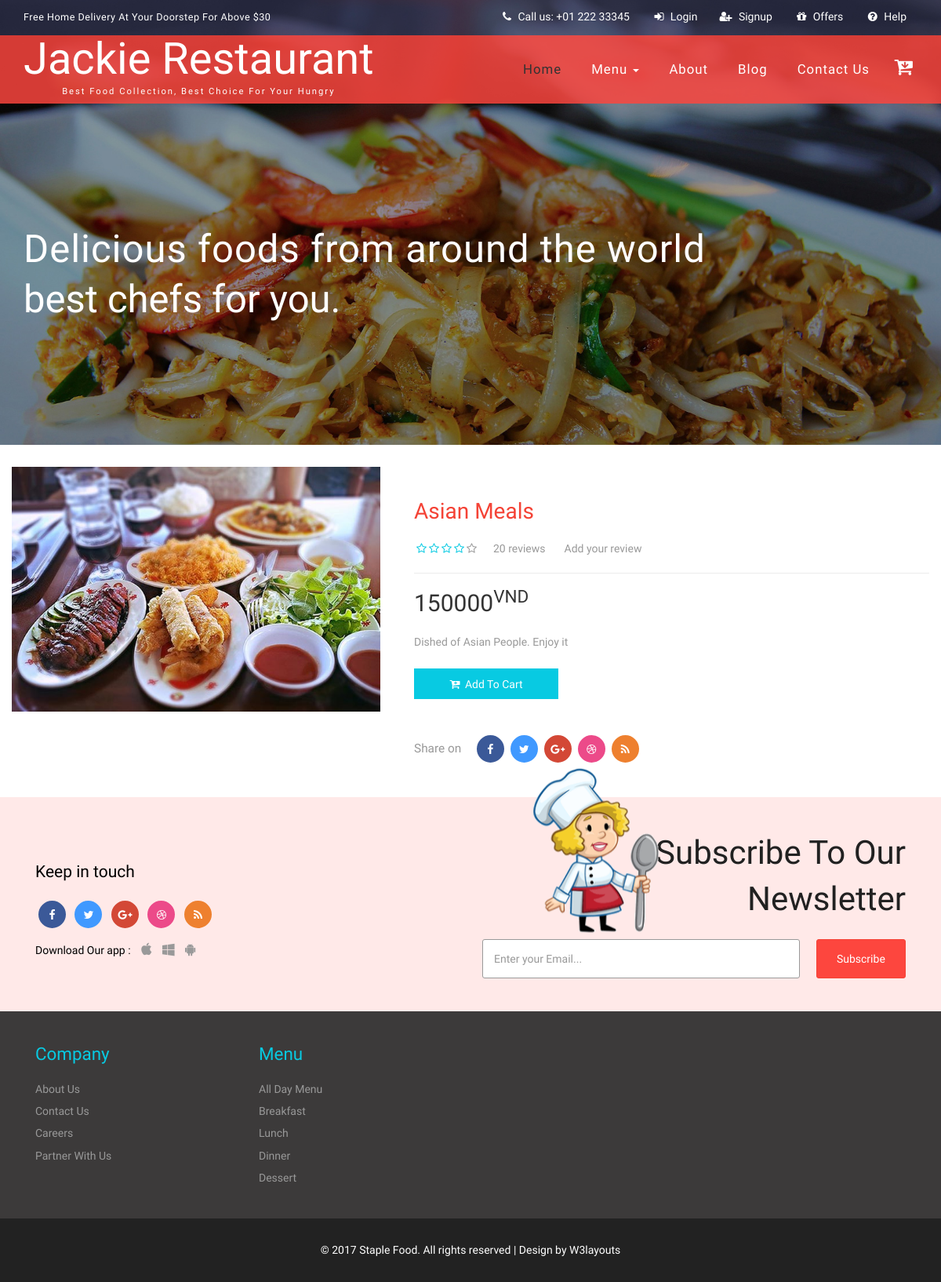
The page /product-detail.php?id=37 on the database its author committed.
### tables this page shows
CREATE TABLE `products` (
  `id` int(11) NOT NULL,
  `product_name` varchar(50) NOT NULL,
  `product_code` varchar(10) NOT NULL,
  `description` text NOT NULL,
  `image` varchar(50) NOT NULL,
  `cost` varchar(10) NOT NULL,
  `category_id` int(11) NOT NULL
);

CREATE TABLE `categories` (
  `id` int(11) NOT NULL,
  `name` varchar(50) NOT NULL
);

### product-detail.php (the view, shortened to what this page needs)
<?php
	include 'header.php';
?>
<?php
	require 'database-config.php';
	$id = $_GET['id'];
	$sql = "SELECT products.id, product_name, product_code, description, categories.name as category, cost, image from products, categories where products.category_id = categories.id and products.id = $id";
	$result = mysqli_query($conn, $sql);
	if (mysqli_num_rows($result) > 0) {
    	while($row = mysqli_fetch_assoc($result)) {
    		echo '<div class="col-md-5 modal_body_left">';
				echo '<img src="'.$row["image"].'" alt=" " class="img-relative">';
			echo '</div>';
			echo '<div class="col-md-7 modal_body_right single-top-right">';
				echo '<h3 class="item_name">'.$row["product_name"].'</h3>';
				echo '<div class="single-rating">';
					echo '<ul class="stars" id="item_1">';
						echo '<li><i class="fa fa-star-o" aria-hidden="true"></i></li>';
						echo '<li><i class="fa fa-star-o" aria-hidden="true"></i></li>';
						echo '<li><i class="fa fa-star-o" aria-hidden="true"></i></li>';
						echo '<li><i class="fa fa-star-o" aria-hidden="true"></i></li>';
						echo '<li class="w3act"><i class="fa fa-star-o" aria-hidden="true"></i></li>';
						echo '<li class="rating">20 reviews</li>';
						echo '<li><a href="#">Add your review</a></li>';
					echo '</ul>';
				echo '</div>';
				echo '<div class="single-price">';
					echo '<ul>';
						echo '<h2>'.$row["cost"].'<sup>VND</sup></h2>';
					echo '</ul>';
				echo '</div>';
				echo '<p class="single-price-text">'.$row["description"].'</p>';
				echo '<form method="post" action="cart.php?action=add&code='.$row["product_code"].'">';
				echo '<button type="submit" class="w3ls-cart pw3ls-cart"><i class="fa fa-cart-plus" aria-hidden="true"></i> Add to cart</button>';
				echo '</form>';
				echo '<div class="single-page-icons social-icons">';
					echo '<ul>';
						echo '<li><h4>Share on</h4></li>';
						echo '<li><a href="#" class="fa fa-facebook icon facebook"> </a></li>';
						echo '<li><a href="#" class="fa fa-twitter icon twitter"> </a></li>';
						echo '<li><a href="#" class="fa fa-google-plus icon googleplus"> </a></li>';
						echo '<li><a href="#" class="fa fa-dribbble icon dribbble"> </a></li>';
						echo '<li><a href="#" class="fa fa-rss icon rss"> </a></li> ';
					echo '</ul>';
				echo '</div>';
			echo '</div>';
			echo '<div class="clearfix"> </div>';
			echo '<br>';
			echo '<br>';
			}
		}
?>
<?php
	include 'footer.php';
?>

### footer.php (shortened to what this page needs)
	<div class="subscribe agileits-w3layouts">
		<div class="container">
			<div class="col-md-6 social-icons w3-agile-icons">
				<h4>Keep in touch</h4>
				<ul>
					<li><a href="#" class="fa fa-facebook icon facebook"> </a></li>
					<li><a href="#" class="fa fa-twitter icon twitter"> </a></li>
					<li><a href="#" class="fa fa-google-plus icon googleplus"> </a></li>
					<li><a href="#" class="fa fa-dribbble icon dribbble"> </a></li>
					<li><a href="#" class="fa fa-rss icon rss"> </a></li>
				</ul>
				<ul class="apps">
					<li><h4>Download Our app : </h4> </li>
					<li><a href="#" class="fa fa-apple"></a></li>
					<li><a href="#" class="fa fa-windows"></a></li>
					<li><a href="#" class="fa fa-android"></a></li>
				</ul>
			</div>
			<div class="col-md-6 subscribe-right">
				<h3 class="w3ls-title">Subscribe to Our <br><span>Newsletter</span></h3>
				<form action="#" method="post">
					<input type="email" name="email" placeholder="Enter your Email..." required="">
					<input type="submit" value="Subscribe">
				</form>
				<img src="images/i1.png" class="sub-w3lsimg" alt=""/>
			</div>
			<div class="clearfix"> </div>
		</div>
	</div>
	<div class="footer agileits-w3layouts">
		<div class="container">
			<div class="w3_footer_grids">
				<div class="col-xs-6 col-sm-3 footer-grids w3-agileits">
					<h3>company</h3>
					<ul>
						<li><a href="about.php">About Us</a></li>
						<li><a href="contact.php">Contact Us</a></li>
						<li><a href="careers.php">Careers</a></li>
						<li><a href="help.php">Partner With Us</a></li>
					</ul>
				</div>
				<div class="col-xs-6 col-sm-3 footer-grids w3-agileits">
					<h3>Menu</h3>
					<ul>
						<li><a href="products.php">All Day Menu</a></li>
						<?php
                                require 'database-config.php';
                                $sql = "SELECT categories.id, categories.name, products.image FROM categories, products WHERE products.category_id = categories.id GROUP BY categories.id";
                                $result = mysqli_query($conn, $sql);
                                if (mysqli_num_rows($result) > 0) {
                                  while($row = mysqli_fetch_assoc($result)) {
                                        echo '<form action="products.php" method="GET">';
                                        echo '<li><a href="products.php?id='.$row["id"].'">'.$row["name"].'</a></li>';
                                        echo '</form>';
                                  }
                                }
                               ?>
					</ul>
				</div>
				<div class="clearfix"> </div>
			</div>
		</div>
	</div>
	<div class="copyw3-agile">
		<div class="container">
			<p>&copy; 2017 Staple Food. All rights reserved | Design by <a href="http://w3layouts.com/">W3layouts</a></p>
		</div>
	</div>
</body>
</html>

### rows shown on the page
products: image (picture), product_name "Asian Meals", cost "150000", description "Dished of Asian People. Enjoy it"
categories: name "Breakfast"
categories: name "Lunch"
categories: name "Dinner"
categories: name "Dessert"
